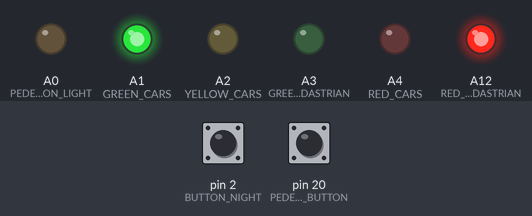
Recording of a sketch running on a simulated Arduino Mega 2560, built with avr-gcc and run on an emulated ATmega2560. Shown: output pins drawn as LEDs (lit = HIGH). Inputs (shaded band) come from the test bench; at power-on: pin 2 (BUTTON_NIGHT) HIGH, pin 20 (PEDESTRIAN_BUTTON) HIGH.

Above: at 2.2 s.
2.3 s: pin 2 (BUTTON_NIGHT) pulled LOW for 0.15 s
At 2.7 s:
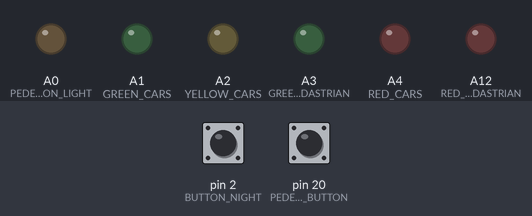
At 3.2 s:
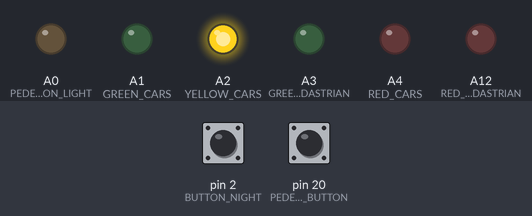
4.8 s: pin 20 (PEDESTRIAN_BUTTON) pulled LOW for 0.15 s
At 6.2 s:
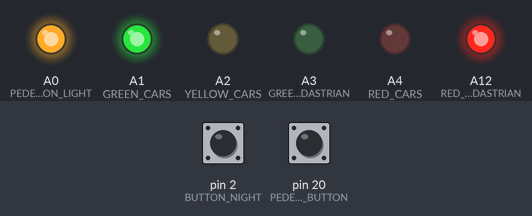
Timing chart, 0 to 31.3 s (numbered marks = the images above; inputs shaded):
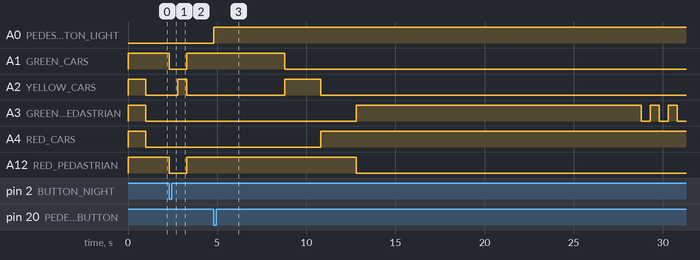

The sketch:

zad3.ino
```cpp
//221423
// A2 (yellow cars)
// A12 (red pedastrian)
// A1 (green cars)
// A4 (red cars)
// 2   (przycisk)
// A3 (green pedastrian)]

#define RED_PEDASTRIAN A12
#define GREEN_PEDASTRIAN A3
#define RED_CARS A4
#define YELLOW_CARS A2
#define GREEN_CARS A1
#define BUTTON_NIGHT 2

#define PEDESTRIAN_BUTTON 20
#define PEDESTRIAN_BUTTON_LIGHT A0

bool nightMode = false;
bool buttonPressed = false;
unsigned long lastDebounceTime = 0;
unsigned long debounceDelay = 100;
bool additionalTime = false;


void setup() {
pinMode(RED_PEDASTRIAN, OUTPUT);
pinMode(GREEN_PEDASTRIAN, OUTPUT);
pinMode(RED_CARS, OUTPUT);
pinMode(YELLOW_CARS, OUTPUT);
pinMode(GREEN_CARS, OUTPUT);

pinMode(PEDESTRIAN_BUTTON_LIGHT, OUTPUT);

//przycisk nocny
pinMode(BUTTON_NIGHT, INPUT);
digitalWrite(BUTTON_NIGHT, HIGH);

//przycisk pieszych
pinMode(PEDESTRIAN_BUTTON, INPUT);
digitalWrite(PEDESTRIAN_BUTTON, HIGH);
attachInterrupt(3, pedestrianGreenButton, LOW);

testingProcedure();

}

void loop() {
	if (digitalRead(BUTTON_NIGHT) == HIGH) {
		greenCars();
		redPedastrian();
		if (digitalRead(PEDESTRIAN_BUTTON) == LOW) {
			dailyProcedure();
		}
	} else {
		turnOffLights();
		yellowNightCars();
	}
}

//procedury
void testProcedure() {
	digitalWrite(RED_PEDASTRIAN, HIGH);
	digitalWrite(GREEN_PEDASTRIAN, HIGH);
	digitalWrite(RED_CARS, HIGH);
	digitalWrite(YELLOW_CARS, HIGH);
	digitalWrite(GREEN_CARS, HIGH);
}

void stopTestProcedure() {
	digitalWrite(RED_PEDASTRIAN, LOW);
	digitalWrite(GREEN_PEDASTRIAN, LOW);
	digitalWrite(RED_CARS, LOW);
	digitalWrite(YELLOW_CARS, LOW);
	digitalWrite(GREEN_CARS, LOW);
}

void testingProcedure() {
	testProcedure();
	delay(1000);
	stopTestProcedure();
}

void redPedastrian() {digitalWrite(RED_PEDASTRIAN, HIGH);}

void turnOffRedPedastrian() {digitalWrite(RED_PEDASTRIAN, LOW);}

void greenCars() {digitalWrite(GREEN_CARS, HIGH);}

void turnOffGreenCars() {digitalWrite(GREEN_CARS, LOW);}

void yellowCars() {digitalWrite(YELLOW_CARS, HIGH);}

void turnOffYellowCars() {digitalWrite(YELLOW_CARS, LOW);}

void greenPedastrian(){digitalWrite(GREEN_PEDASTRIAN, HIGH);}

void turnOffGreenPedastrian(){digitalWrite(GREEN_PEDASTRIAN, LOW);}

void redCars() {digitalWrite(RED_CARS, HIGH);}

void turnOffRedCars() {digitalWrite(RED_CARS, LOW);}

void dailyProcedure() {
	redPedastrian();
	greenCars();
	delay(4000);
	turnOffGreenCars();
	yellowCars();
	delay(2000);
	turnOffYellowCars();
	redCars();
	delay(2000);
	turnOffRedPedastrian();
	greenPedastrian();
	delay(10000);
	if (additionalTime) {
		delay(5000);
	}
	greenPedastrianChange();
	redPedastrian();
	delay(2000);
	yellowCars();
	delay(1000);
	turnOffRedCars();
	turnOffYellowCars();
	greenCars();
	delay(2000);
	additionalTime = false;
	buttonPressed = false;
	digitalWrite(PEDESTRIAN_BUTTON_LIGHT, LOW);
}

void greenPedastrianChange() {
	for (int i = 0; i < 5; i++) {
		delay(500);
		greenPedastrian();
		delay(500);
		turnOffGreenPedastrian();
	}
}

void turnOffLights() {
	turnOffRedPedastrian();
	turnOffGreenPedastrian();
	turnOffRedCars();
	turnOffYellowCars();
	turnOffGreenCars();
}


void yellowNightCars() {
	delay(500);
	yellowCars();
	delay(500);
	turnOffYellowCars();
}

void pedestrianGreenButton(){
	unsigned long currentMillis = millis();
	if (currentMillis - lastDebounceTime >= debounceDelay) {
		if (buttonPressed) {
			 additionalTime = true;
		}
		buttonPressed = true;
		digitalWrite(PEDESTRIAN_BUTTON_LIGHT, HIGH);
	}


}
```

Measured:
- after the input at 2.3 s, A1 (GREEN_CARS), A12 (RED_PEDASTRIAN): HIGH → LOW at once, → HIGH 1.0 s later; A2 (YELLOW_CARS): LOW → HIGH after 0.50 s, → LOW 0.50 s later
- after the input at 4.8 s, A0 (PEDESTRIAN_BUTTON_LIGHT): LOW → HIGH at once; A1 (GREEN_CARS): HIGH → LOW after 4.0 s; A2 (YELLOW_CARS): LOW → HIGH after 4.0 s, → LOW 2.0 s later; A3 (GREEN_PEDASTRIAN): LOW → HIGH after 8.0 s, then repeats every 1.0 s: LOW 0.50 s, HIGH 0.50 s; A4 (RED_CARS): LOW → HIGH after 6.0 s
